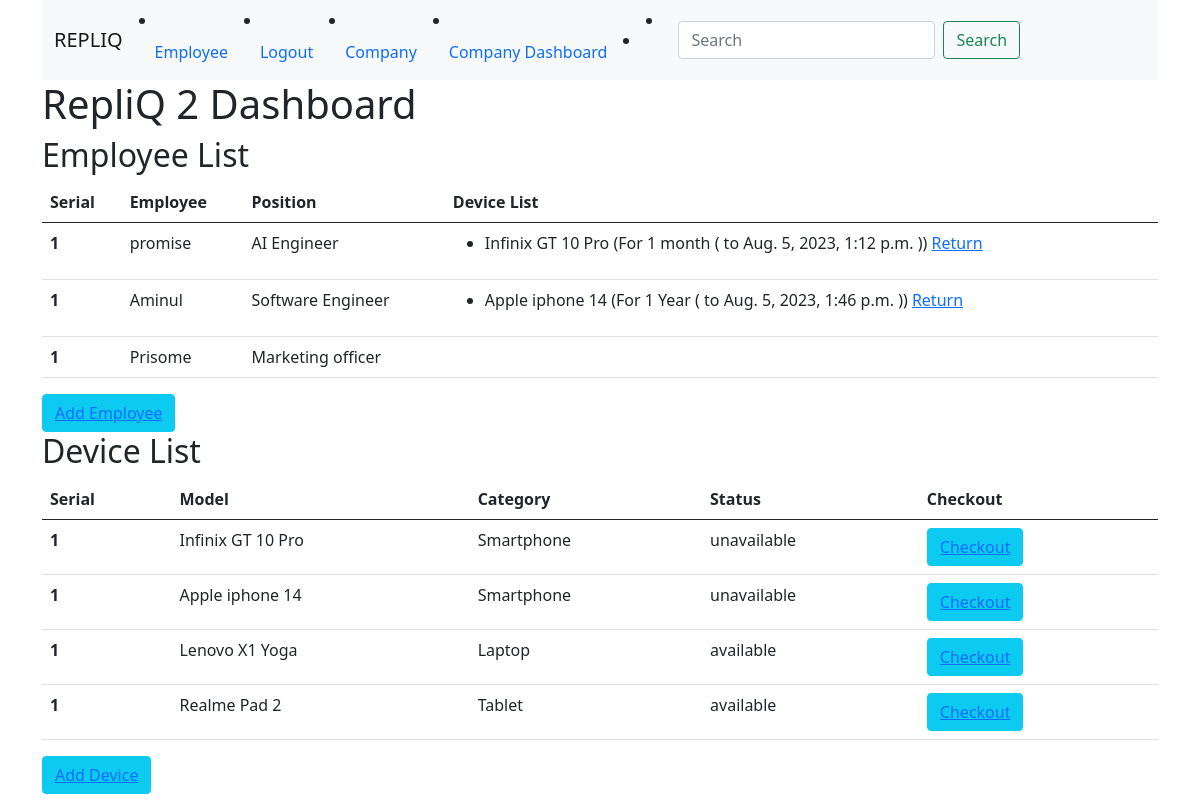
The page /company-dashboard/ (signed in) on the database as committed earlier.
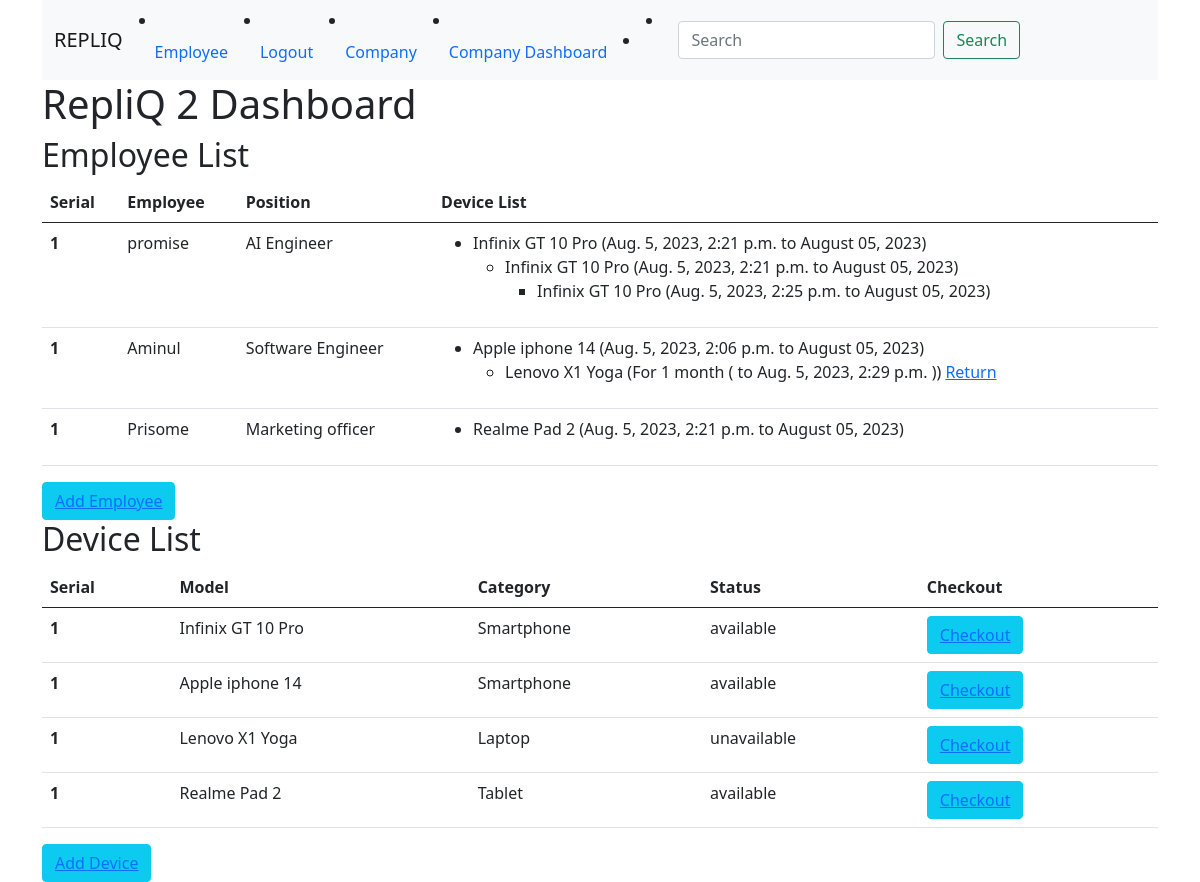
The same page on the database as committed later.
### Tracker/models.py (models this page shows, shortened)
class Company(models.Model):
    name = models.CharField(max_length=100)
    created_by = models.OneToOneField(User, on_delete=models.CASCADE)

class Employee(models.Model):
    name = models.CharField(max_length=50, blank=False, null=False)
    position = models.CharField(max_length=50, blank=True, null=True)
    company = models.ForeignKey(Company, on_delete=models.CASCADE)
    created = models.DateTimeField(auto_now_add=True)

class DeviceLog(models.Model):
    device = models.ForeignKey(Device, on_delete=models.CASCADE)
    employee = models.ForeignKey(Employee, on_delete=models.CASCADE)
    checkout_date = models.DateTimeField(auto_now=True)
    return_date = models.DateTimeField(null=True, blank=True)
    condition_on_checkout = models.CharField(max_length=100)
    condition_on_return = models.CharField(max_length=100, null=True, blank=True)

class Device(models.Model):
    STATUS = (
        ("available", "available",),
        ("unavailable", "unavailable",),
    )
    CATEGORY = (
        ("Laptop", "Laptop",),
        ("Tablet", "Tablet",),
        ("Smartphone", "Smartphone",),
    )
    model = models.CharField(max_length=100)
    category = models.CharField(choices=CATEGORY, max_length=50, default="Laptop")
    company = models.ForeignKey(Company, on_delete=models.CASCADE)
    status = models.CharField(choices=STATUS, max_length=50, default="available")
    created = models.DateTimeField(auto_now_add=True)

### Tracker/views.py (the view)
# urls.py: path("company-dashboard/", views.company_dashboard, name="company_dashboard"),
@login_required
def company_dashboard(request):
    user = request.user
    company = Company.objects.get(created_by=user)
    employees = company.employee_set.all()
    devices = company.device_set.all()
    employees_data = []
    for employee in employees:
        checked_out_devices = DeviceLog.objects.filter(employee=employee)
        employee_data = {
            'employee': employee,
            'checked_out_devices': checked_out_devices,
        }
        employees_data.append(employee_data)
    context = {
        'company': company,
        'employees': employees,
        'devices': devices,
        'employees_data': employees_data,
    }
    return render(request, 'tracker/company_dashboard.html', context)

### templates/tracker/company_dashboard.html (shortened to what this page needs)
{% extends 'base.html' %}
{% block body %}
<h1>{{ company.name }} {{company.id}} Dashboard</h1>
    <h2>Employee List</h2>
    <table class="table">
        <thead>
          <tr>
            <th scope="col">Serial</th>
            <th scope="col">Employee</th>
            <th scope="col">Position</th>
            <th scope="col">Device List</th>
          </tr>
        </thead>
        <tbody>
        {% for employee_data in employees_data %}
          <tr>
            <th scope="row">1</th>
            <td>{{employee_data.employee.name}}</td>
            <td>{{employee_data.employee.position}}</td>
            <td>
            {% for device_log in employee_data.checked_out_devices %}
            <ul>
                <li>{{ device_log.device.model }}
            {% if device_log.return_date %}
                        ({{device_log.checkout_date}} to {{ device_log.return_date|date:"F d, Y" }})
                    {% else %}
                    ({{device_log.condition_on_checkout}} ( to {{device_log.checkout_date}} ))
                    <a href="{% url 'Tracker:checkout_device_return' company_id=employee_data.employee.company.id device_id=device_log.device.id %}">Return</a></li>
                    </ul>
                    {% endif %}
            {% endfor %}</td>
          </tr>
        {% endfor %}
        </tbody>
      </table>
      <li class="btn btn-info"><a href="{% url 'Tracker:add_employee' company_id=company.id %}">Add Employee</a></li>
      <h2>Device List</h2>
    <table class="table">
        <thead>
          <tr>
            <th scope="col">Serial</th>
            <th scope="col">Model</th>
            <th scope="col">Category</th>
            <th scope="col">Status</th>
            <th scope="col">Checkout</th>
          </tr>
        </thead>
        <tbody>
        {% for device in devices %}
          <tr>
            <th scope="row">1</th>
            <td>{{device.model}}</td>
            <td>{{device.category}}</td>
            <td>{{device.status}}</td>
            <td><li class="btn btn-info"><a href="{% url 'Tracker:checkout_device' company_id=device.company_id device_id=device.id %}">Checkout</a></li></td>
          </tr>
          {% endfor %}
        </tbody>
      </table>
    <li class="btn btn-info"><a href="{% url 'Tracker:add_device' company_id=company.id %}">Add Device</a></li>
{% endblock %}

### templates/base.html (shortened to what this page needs)
<!doctype html>
<html lang="en">
  <head>
    <link href="https://cdn.jsdelivr.net/npm/bootstrap@5.0.2/dist/css/bootstrap.min.css" rel="stylesheet">
  </head>
  <body>
    <div class="container">
    {% include 'navbar.html' %}
    {% block body %} {% endblock %}
    </div>
  </body>
</html>

### templates/navbar.html (shortened to what this page needs)
<nav class="navbar navbar-expand-lg navbar-light bg-light">
    <div class="container-fluid">
      <a class="navbar-brand" href="{% url 'Tracker:home' %}">REPLIQ</a>
      <div class="collapse navbar-collapse" id="navbarSupportedContent">
        {% if user.is_authenticated %}
        <li class="nav-item">
          <a class="nav-link" href="">Employee</a>
        </li>
        <li class="nav-item">
          <a class="nav-link" href="{% url 'Login:user_logout' %}">Logout</a>
        </li>
        <li class="nav-item">
          <a class="nav-link" href="{% url 'Tracker:create_company' %}">Company</a>
        </li>
      <li class="nav-item">
        <a class="nav-link" href="{% url 'Tracker:company_dashboard' %}">Company Dashboard</a>
      <li class="nav-item">
        <li class="nav-item">
        <a class="nav-link" href=""><img class="rounded-circle" width="30px" src="" alt=""> {{user.user_name}}</a>
        </li>
        {% endif %}
        <form class="d-flex">
          <input class="form-control me-2" type="search" placeholder="Search" aria-label="Search">
          <button class="btn btn-outline-success" type="submit">Search</button>
        </form>
      </div>
    </div>
  </nav>

Rows that differ between the two databases and show on the page:
changed DeviceLog (number 1 of 6 on the later page): return_date (not shown) → "August 05, 2023"; condition_on_checkout "For 1 month" → (not shown); checkout_date "Aug. 5, 2023, 1:12 p.m." → "Aug. 5, 2023, 2:21 p.m."; return_date "( to )) Return" → "to )"
added DeviceLog: device.model "Infinix GT 10 Pro", checkout_date "Aug. 5, 2023, 2:21 p.m.", return_date "August 05, 2023", shown under Employee "promise"
added DeviceLog: device.model "Infinix GT 10 Pro", checkout_date "Aug. 5, 2023, 2:25 p.m.", return_date "August 05, 2023", shown under Employee "promise"
changed DeviceLog "Apple iphone 14": return_date (not shown) → "August 05, 2023"; condition_on_checkout "For 1 Year" → (not shown); checkout_date "Aug. 5, 2023, 1:46 p.m." → "Aug. 5, 2023, 2:06 p.m."; return_date "( to )) Return" → "to )"
added DeviceLog: device.model "Lenovo X1 Yoga", condition_on_checkout "For 1 month", checkout_date "Aug. 5, 2023, 2:29 p.m.", shown under Employee "Aminul"
added DeviceLog: device.model "Realme Pad 2", checkout_date "Aug. 5, 2023, 2:21 p.m.", return_date "August 05, 2023", shown under Employee "Prisome"
changed Device "Infinix GT 10 Pro": status "unavailable" → "available"
changed Device "Apple iphone 14": status "unavailable" → "available"
changed Device "Lenovo X1 Yoga": status "available" → "unavailable"
